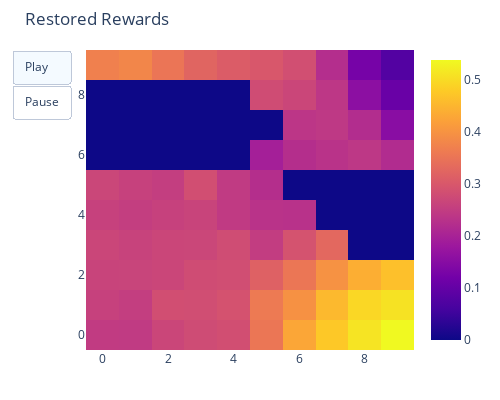

The code cell stored with this chart in its notebook:
### Code cell
world.ShowRewardsAnimation(dme.rewards_list)

### Figure 1 — Plotly figure (JSON) as saved in the notebook; plotly's stock layout.template omitted (floating-point values rounded to 4 significant figures)
{"data": [{"type": "heatmap", "z": [[0.2475, 0.2463, 0.2676, 0.2777, 0.2824, 0.3543, 0.4285, 0.476, 0.512, 0.5383], [0.2584, 0.2521, 0.2829, 0.2814, 0.2894, 0.3597, 0.3964, 0.4548, 0.4946, 0.5095], [0.2644, 0.2645, 0.2673, 0.2784, 0.282, 0.316, 0.3536, 0.3981, 0.4394, 0.464], [0.2681, 0.262, 0.2679, 0.2682, 0.2795, 0.2498, 0.2909, 0.3292, 0, 0], [0.2587, 0.2523, 0.2584, 0.2632, 0.2457, 0.232, 0.2294, 0, 0, 0], [0.2682, 0.2584, 0.2521, 0.2829, 0.2463, 0.2233, 0, 0, 0, 0], [0, 0, 0, 0, 0, 0.1943, 0.2233, 0.2321, 0.2402, 0.2178], [0, 0, 0, 0, 0, 0, 0.2377, 0.2424, 0.2201, 0.1522], [0, 0, 0, 0, 0, 0.2788, 0.267, 0.2389, 0.1566, 0.108], [0.3703, 0.3797, 0.3526, 0.3232, 0.3087, 0.2992, 0.2835, 0.2223, 0.1254, 0.0781]]}], "layout": {"autosize": false, "height": 400, "margin": {"b": 50, "l": 20, "r": 20, "t": 50}, "title": {"text": "Restored Rewards"}, "updatemenus": [{"buttons": [{"args": [null, {"frame": {"duration": 10, "redraw": true}, "fromcurrent": true, "transition": {"duration": 1000}}], "label": "Play", "method": "animate"}, {"args": [[null], {"frame": {"duration": 0, "redraw": false}, "mode": "immediate", "transition": {"duration": 0}}], "label": "Pause", "method": "animate"}], "type": "buttons"}], "width": 500}}
